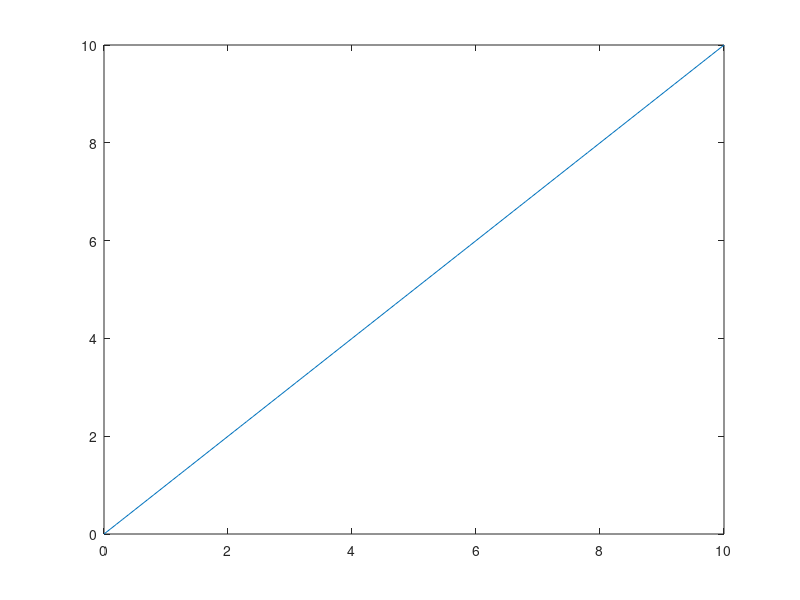

Source code (MATLAB): (Note: this script raises an error after producing the figure.)
%first order ramp input
K = 1;
R = 10e3;
C = 1e-7;
T = R * C;
num = [0 K];
den = [T 1];

G = tf(num,den);

t = 0:0.1:10; 
u_ramp = t;% for ramp input  --> 1/s2


[y_ramp,t_ramp] = lsim(G,u_ramp,t); % linear simulation
plot(t_ramp,y_ramp);
hold on

x = stepinfo(G);
rise = x.RiseTime;
settling = x.SettlingTime;
peak = x.PeakTime;
disp(["rise time = ",rise]);
disp(["settling time = ",settling]);
disp(["peak time = ",peak]);